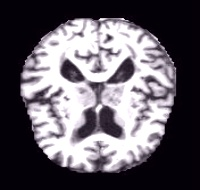
#> input picture dataset/test/benign/00d286e4-7081-4900-a114-c4592d141bf7.jpg, 200 x 190 px; its folder holds only this picture in this run
$ python logistic_linear_nb_python_histogram.py
#> lines starting #> are read from the running program, lines starting #| are printed output that depends on the picture
# -*- coding: utf-8 -*-
"""
Alzheimer's Image Classification with Logistic Regression and Naive Bayes
Uses HOG features for better linear separability in LR and PCA+HOG for NB.

Dataset structure:
dataset/
    train/
        benign/
        malignant/
    test/
        benign/
        malignant/
"""

import os
import numpy as np
import cv2
from concurrent.futures import ThreadPoolExecutor
from multiprocessing import cpu_count
from skimage.feature import hog
from sklearn.preprocessing import StandardScaler
from sklearn.decomposition import PCA
from sklearn.linear_model import LogisticRegression
from sklearn.naive_bayes import GaussianNB
from sklearn.metrics import accuracy_score, recall_score, f1_score, classification_report, roc_auc_score, roc_curve
import matplotlib.pyplot as plt

# ===================== ##
# Local Dataset Paths   ##
# ===================== ##
BASE_DIR = os.path.dirname(os.path.abspath(__file__))
alzimerz_train_path = os.path.join(BASE_DIR, "dataset", "train")
alzimerz_test_path = os.path.join(BASE_DIR, "dataset", "test")

# ================== ##
# HOG Configuration  ##
# ================== ##
hog_config = {
    "orientations": 9,
    "pixels_per_cell": (8, 8),
    "cells_per_block": (2, 2),
    "block_norm": 'L2-Hys',
    "feature_vector": True   # ensures consistent output
}

# ================== ##
# Image Processing   ##
# ================== ##
def process_image(args, use_hog=True):
    """
    Load, resize, normalize image and optionally extract HOG features
    """
    path, label, img_size = args

    img = cv2.imread(path, cv2.IMREAD_GRAYSCALE)
    img = cv2.resize(img, img_size, interpolation=cv2.INTER_AREA)
    img = img.astype(np.float32) / 255.0

    if use_hog:
        features = hog(img, **hog_config)   # <-- use shared config
        return features, label
    else:
        return img.flatten(), label

def load_images_parallel(base_path, img_size=(60, 60), use_hog=True):
    """
    Load images in parallel using threads, extract HOG or raw features
    """
#> called with base_path = 'dataset/train', img_size = (180, 180), use_hog = True
    label_map = {"benign": 0, "malignant": 1}
    tasks = []

    for class_name, label in label_map.items():
        folder = os.path.join(base_path, class_name)
        if not os.path.isdir(folder):
            continue
        for entry in os.scandir(folder):
            if entry.is_file() and entry.name.lower().endswith(('.png', '.jpg', '.jpeg')):
                tasks.append((entry.path, label, img_size))

    # 🔥 CRITICAL FIX: deterministic ordering
    tasks.sort(key=lambda x: x[0])

    print(f"Found {len(tasks)} images in {base_path}")

    # Pre-allocate array
    if use_hog:
        sample_img = cv2.imread(tasks[0][0], cv2.IMREAD_GRAYSCALE)
#> sample_img: shape (190, 200); min 0, max 255, mean 96.6
        sample_img = cv2.resize(sample_img, img_size)
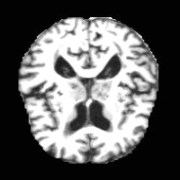
#> sample_img: shape (180, 180); min 0, max 255, mean 96.5
        sample_features = hog(
            sample_img,
            orientations=9,
            pixels_per_cell=(8, 8),
            cells_per_block=(2, 2),
            block_norm='L2-Hys'
        )
#> sample_features = 15876 values, max 1 at index 1422, min 0 at index 0, mean 0.0956
        X = np.empty((len(tasks), len(sample_features)), dtype=np.float32)
    else:
        X = np.empty((len(tasks), img_size[0]*img_size[1]), dtype=np.float32)

    y = np.empty(len(tasks), dtype=np.int8)

    max_workers = min(32, cpu_count())
    with ThreadPoolExecutor(max_workers=max_workers) as executor:
        for i, (features, label) in enumerate(executor.map(lambda args: process_image(args, use_hog), tasks)):
#> in process_image, `features = hog(img, **hog_config)`: features has the same summary as sample_features in load_images_parallel
#> call 2 of process_image, with use_hog = True
#> in process_image (call 2), `path, label, img_size = args`: label = 1; img_size = (180, 180)
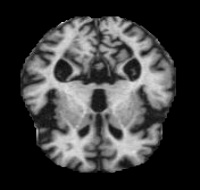
#> input picture dataset/test/malignant/3f182cc6-5633-4e03-a704-53da7c8b3a72.jpg, 200 x 190 px
#> in process_image, img is the input picture: shape (190, 200); min 0, max 230, mean 60.5
#> in process_image (call 2), `img = cv2.resize(img, img_size, interpolation=cv2.INTER_AREA)`:
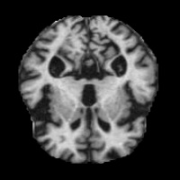
#> img: shape (180, 180); min 0, max 221, mean 60.5
#> in process_image (call 2), `features = hog(img, **hog_config)`: features = 15876 values, max 1 at index 2178, min 0 at index 0, mean 0.0954
            X[i] = features
            y[i] = label

    return X, y

# ================== ##
# Load Dataset       ##
# ================== ##
# Logistic Regression (180x180)
X_train_lr, y_train = load_images_parallel(alzimerz_train_path, img_size=(180, 180), use_hog=True)
#> y_train = [0, 1]
X_test_lr, y_test   = load_images_parallel(alzimerz_test_path, img_size=(180, 180), use_hog=True)
#> y_test = [0, 1]

# Naive Bayes (60x60)  ← KEEP ORIGINAL. test dataet is the same
X_train_nb, _ = load_images_parallel(alzimerz_train_path, img_size=(60, 60), use_hog=True)
#> call 3 of load_images_parallel, with base_path = 'dataset/train', img_size = (60, 60), use_hog = True
#> in load_images_parallel (call 3), `sample_img = cv2.resize(sample_img, img_size)`:
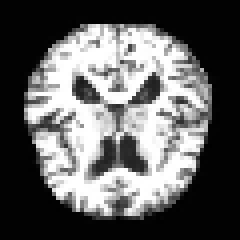
#> sample_img: shape (60, 60) (shown 4 times larger); min 0, max 255, mean 96.6
#> in load_images_parallel (call 3), `sample_features = hog( sample_img, orientations=9, pixels_per_cell=(8,..`: sample_features = 1296 values, max 0.499 at index 28, min 0 at index 0, mean 0.135
#> in process_image (call 5), `img = cv2.resize(img, img_size, interpolation=cv2.INTER_AREA)`:
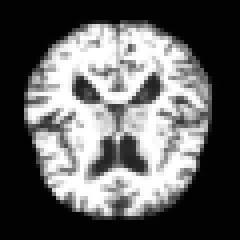
#> img: shape (60, 60) (shown 4 times larger); min 2, max 255, mean 96.6
#> in process_image (call 5), `features = hog(img, **hog_config)`: features = 1296 values, max 0.566 at index 28, min 0 at index 0, mean 0.135
#> in process_image (call 6), `path, label, img_size = args`: img_size = (60, 60)
#> in process_image (call 6), `img = cv2.resize(img, img_size, interpolation=cv2.INTER_AREA)`:
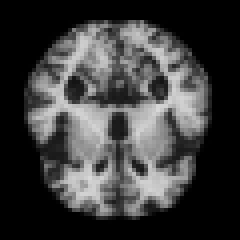
#> img: shape (60, 60) (shown 4 times larger); min 0, max 216, mean 60.5
#> in process_image (call 6), `features = hog(img, **hog_config)`: features = 1296 values, max 0.436 at index 27, min 0 at index 0, mean 0.137
X_test_nb, _  = load_images_parallel(alzimerz_test_path, img_size=(60, 60), use_hog=True)

print("Train_lr:", X_train_lr.shape, y_train.shape)
#| Train_lr: (2, 15876) (2,)
print("Test_lr:", X_test_lr.shape, y_test.shape)
#| Test_lr: (2, 15876) (2,)
print("Train_nb:", X_train_nb.shape, y_train.shape)
#| Train_nb: (2, 1296) (2,)
print("Test_nb:", X_test_nb.shape, X_test_lr.shape)
#| Test_nb: (2, 1296) (2, 15876)
print("Unique labels in train:", np.unique(y_train))
#| Unique labels in train: [0 1]
print("Positive ratio:", np.mean(y_train))
#| Positive ratio: 0.5

# ============================== ##
# Feature Scaling                ##
# ============================== ##
# Logistic Regression scaler (180x180)
scaler_lr = StandardScaler()
X_train_lr_scaled = scaler_lr.fit_transform(X_train_lr)
X_test_lr_scaled  = scaler_lr.transform(X_test_lr)

# Naive Bayes scaler (60x60)
scaler_nb = StandardScaler()
X_train_nb_scaled = scaler_nb.fit_transform(X_train_nb)
X_test_nb_scaled  = scaler_nb.transform(X_test_nb)

# ============================== ##
# PCA for Naive Bayes            ##
# ============================== ##
pca = PCA(n_components=200, random_state=42)  # NB uses PCA with 200 components
#> (the run stopped early here; a loop or call above may not have finished)
